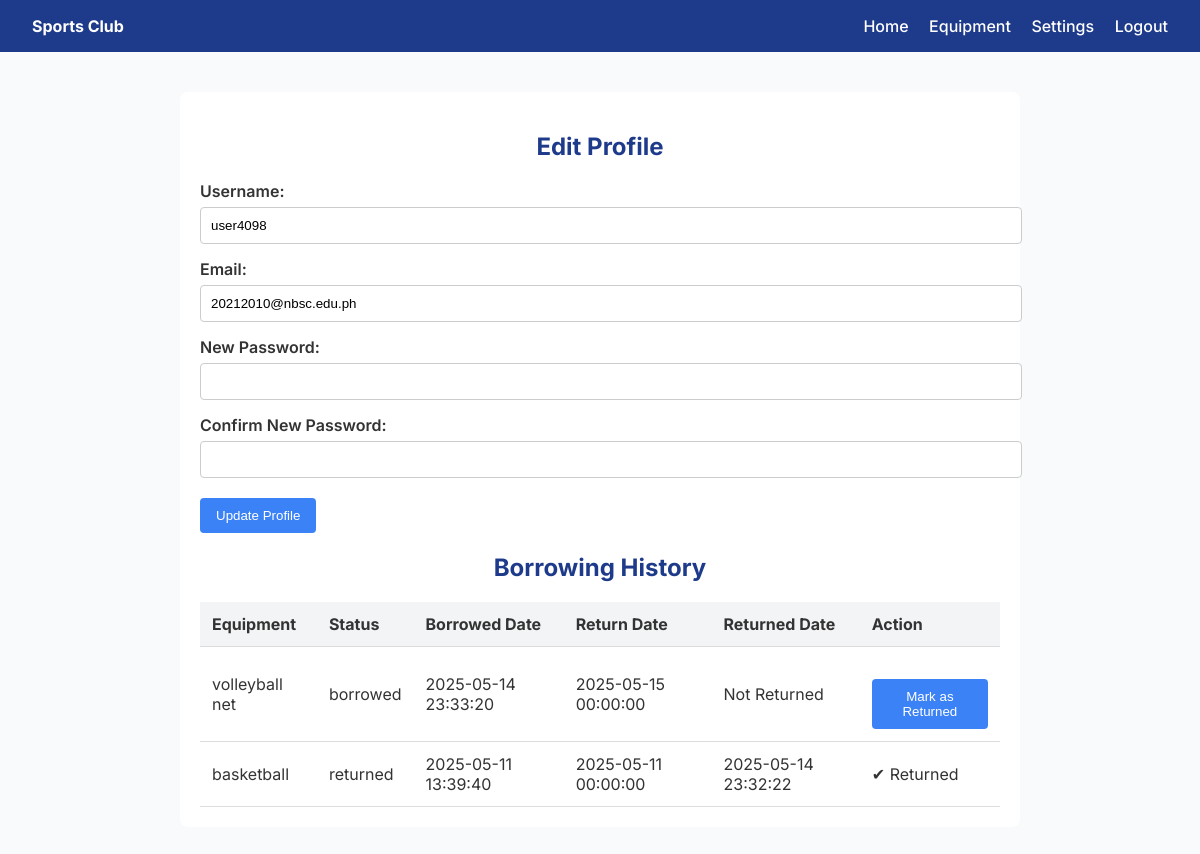
The app's page /edit_profile.php (signed in) with its own data.
### tables this page shows
CREATE TABLE `users` (
  `user_id` int(11) NOT NULL,
  `username` varchar(50) NOT NULL,
  `password` varchar(255) NOT NULL,
  `role` enum('admin','member') NOT NULL,
  `email` varchar(255) NOT NULL,
  `verification_code` varchar(255) NOT NULL,
  `verified` tinyint(1) DEFAULT 0
);

CREATE TABLE `borrow_transactions` (
  `transaction_id` int(11) NOT NULL,
  `member_id` int(11) NOT NULL,
  `equipment_id` int(11) NOT NULL,
  `borrow_date` timestamp NOT NULL DEFAULT current_timestamp(),
  `return_date` datetime DEFAULT NULL,
  `status` enum('borrowed','returned') DEFAULT 'borrowed',
  `returned_date` timestamp NULL DEFAULT NULL
);

CREATE TABLE `equipment` (
  `equipment_id` int(11) NOT NULL,
  `name` varchar(100) NOT NULL,
  `quantity` int(11) NOT NULL,
  `status` enum('available','borrowed','maintenance') DEFAULT 'available',
  `stock` int(11) NOT NULL DEFAULT 0
);

### edit_profile.php (the view, shortened to what this page needs)
<?php
include 'db_connect.php';
$member_id = $_SESSION['user_id'];
$update_status_query = "UPDATE borrow_transactions
                        SET status = 'overdue'
                        WHERE return_date < NOW() AND (status IS NULL OR status = '')";
$conn->query($update_status_query);
$query = "SELECT username, email FROM users WHERE user_id = ?";
$stmt = $conn->prepare($query);
$stmt->bind_param("i", $member_id);
$stmt->execute();
$result = $stmt->get_result();
$user = $result->fetch_assoc();
$history_query = "SELECT b.transaction_id, b.borrow_date, b.return_date, b.returned_date, e.name,
                         CASE
                             WHEN b.status = 'borrowed' AND b.return_date < NOW() THEN 'overdue'
                             ELSE b.status
                         END AS status
                  FROM borrow_transactions b
                  JOIN equipment e ON b.equipment_id = e.equipment_id
                  WHERE b.member_id = ? ORDER BY b.borrow_date DESC";
$stmt = $conn->prepare($history_query);
$stmt->bind_param("i", $member_id);
$stmt->execute();
$history_result = $stmt->get_result();
?>
<!DOCTYPE html>
<html lang="en">
<head>
</head>
<body>
<header>
    <div><strong>Sports Club</strong></div>
    <nav>
        <a href="member_dashboard.php">Home</a>
        <a href="view_equipment.php">Equipment</a>
        <a href="edit_profile.php">Settings</a>
        <a href="logout.php">Logout</a>
    </nav>
</header>
<div class="container">
    <h2>Edit Profile</h2>
    <form method="POST">
        <label>Username:</label>
        <input type="text" name="username" value="<?php echo htmlspecialchars($user['username']); ?>" required>
        <label>Email:</label>
        <input type="email" name="email" value="<?php echo htmlspecialchars($user['email']); ?>" required>
        <label>New Password:</label>
        <input type="password" name="password" required>
        <label>Confirm New Password:</label>
        <input type="password" name="confirm_password" required>
        <button type="submit">Update Profile</button>
    </form>
    <h2>Borrowing History</h2>
    <table>
        <tr><th>Equipment</th><th>Status</th><th>Borrowed Date</th><th>Return Date</th><th>Returned Date</th><th>Action</th></tr>
        <?php while ($row = $history_result->fetch_assoc()) { ?>
            <tr>
                <td><?php echo htmlspecialchars($row['name']); ?></td>
                <td><?php echo htmlspecialchars($row['status']); ?></td>
                <td><?php echo htmlspecialchars($row['borrow_date']); ?></td>
                <td><?php echo htmlspecialchars($row['return_date']); ?></td>
                <td><?php echo $row['returned_date'] ? htmlspecialchars($row['returned_date']) : 'Not Returned'; ?></td>
                <td>
                    <?php if ($row['status'] == 'borrowed' || $row['status'] == 'overdue') { ?>
                        <form method="POST" style="display:inline;">
                            <button type="submit">Mark as Returned</button>
                        </form>
                    <?php } else { echo "✔ Returned"; } ?>
                </td>
            </tr>
        <?php } ?>
    </table>
</div>
</body>
</html>

### edit_profile.php (style rules this page uses)
body { font-family: 'Inter', sans-serif; background: #f9fafb; margin: 0; padding: 0; color: #333; }
header { background: #1e3a8a; color: #fff; padding: 1rem 2rem; display: flex; justify-content: space-between; align-items: center; }
nav a { color: #fff; margin-left: 1rem; text-decoration: none; font-weight: 500; }
.container { max-width: 800px; margin: 40px auto; padding: 20px; background: #fff; border-radius: 8px; }
h2 { color: #1e3a8a; text-align: center; }
label { display: block; margin-top: 15px; font-weight: 600; }
input[type="text"], input[type="email"], input[type="password"] { width: 100%; padding: 10px; margin-top: 6px; border: 1px solid #ccc; border-radius: 4px; }
button, .toggle-btn { margin-top: 20px; padding: 10px 16px; background-color: #3b82f6; color: white; border: none; border-radius: 4px; cursor: pointer; font-weight: 500; }
table { width: 100%; border-collapse: collapse; margin-top: 20px; }
th, td { padding: 12px; text-align: left; border-bottom: 1px solid #ddd; }
th { background-color: #f3f4f6; }

### records on screen
users: username "user4098", email "20212010@nbsc.edu.ph"
borrow_transactions: equipment.name "volleyball net", status "borrowed", borrow_date "2025-05-14 23:33:20", return_date "2025-05-15 00:00:00", shows "Not Returned"
borrow_transactions: equipment.name "basketball", status "returned", borrow_date "2025-05-11 13:39:40", return_date "2025-05-11 00:00:00", returned_date "2025-05-14 23:32:22", shows "✔ Returned"
